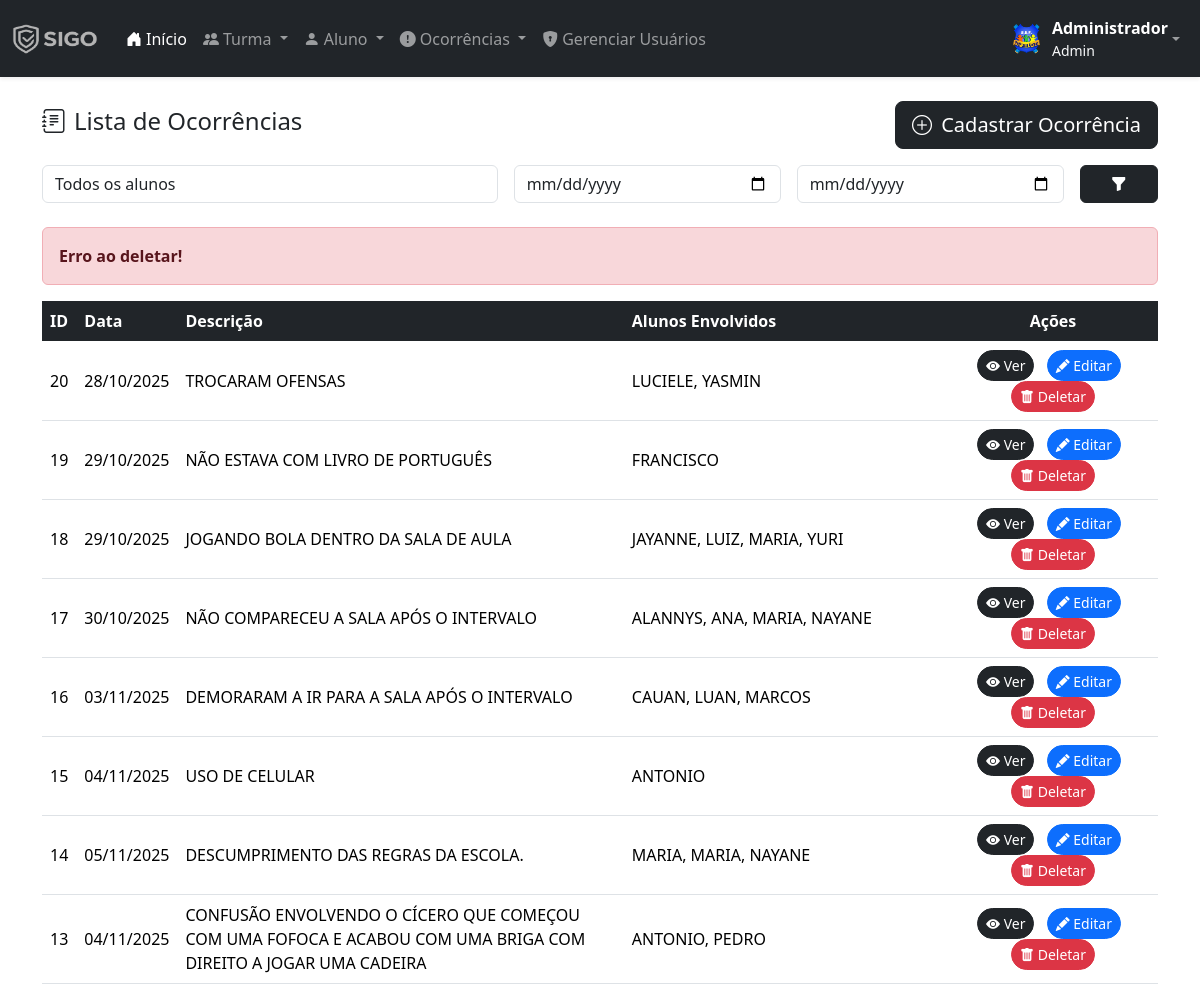
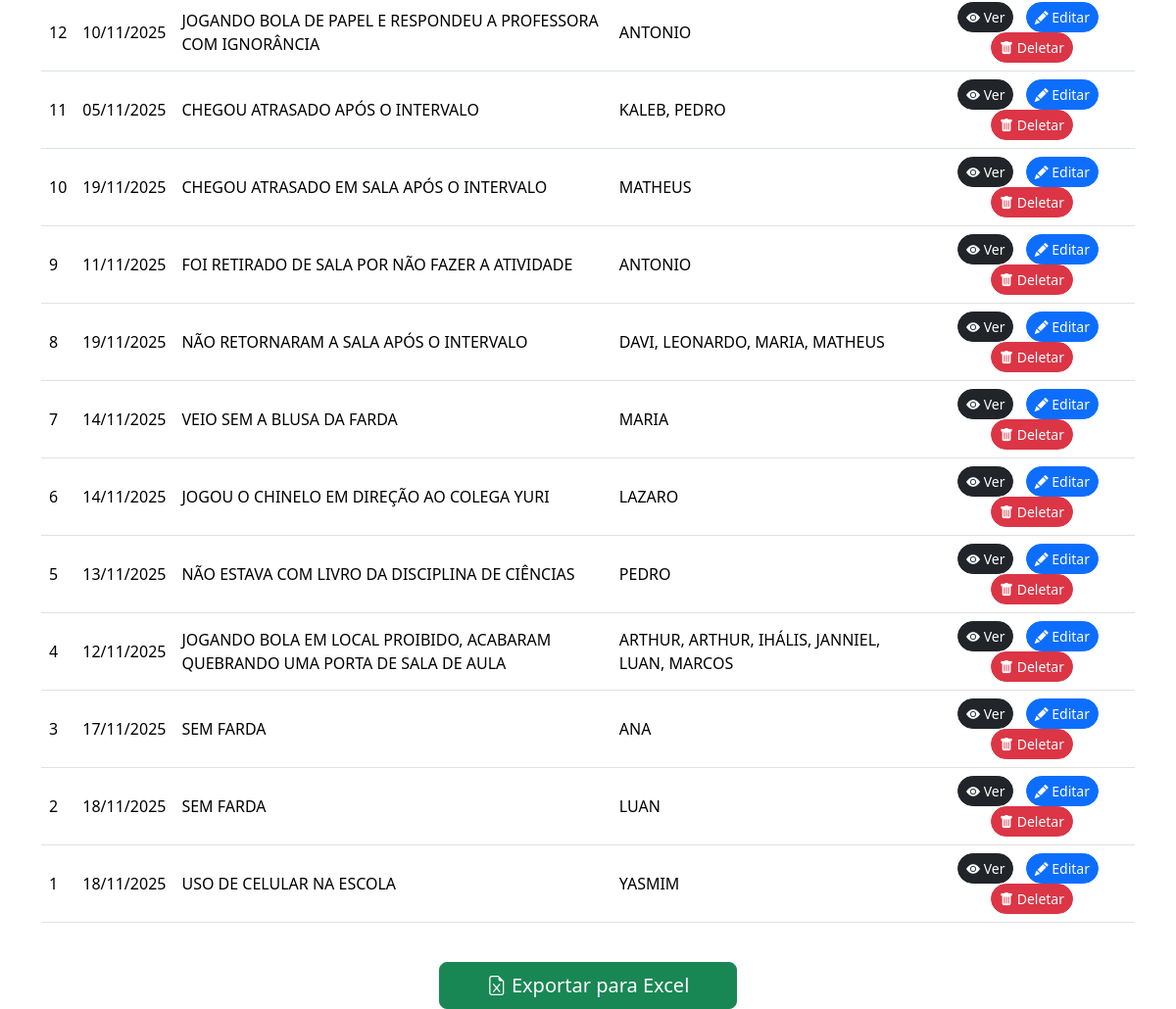
Screenshot of /listar-ocorrencias.php?msg=erro (signed in) with the database file from the repository (2 pictures, top to bottom).
### tables this page shows
CREATE TABLE `ocorrencia` (
  `id` int(11) NOT NULL,
  `data` date NOT NULL,
  `descricao` text NOT NULL,
  `nivel_id` int(11) DEFAULT NULL,
  `created_at` datetime NOT NULL DEFAULT current_timestamp()
);

### listar-ocorrencias.php (the view, shortened to what this page needs)
<?php
require('includes/conexao.php');
$dataInicio = isset($_GET['data_inicio']) ? $_GET['data_inicio'] : '';
$dataFim = isset($_GET['data_fim']) ? $_GET['data_fim'] : '';
$where = [];
$whereSql = $where ? "WHERE " . implode(" AND ", $where) : "";
$sql = "
    SELECT
        o.id AS ocorrencia_id,
        o.descricao,
        o.data,
        GROUP_CONCAT(SUBSTRING_INDEX(a.nome, ' ', 1) SEPARATOR ', ') AS alunos
    FROM ocorrencia o
    LEFT JOIN ocorrencia_aluno oa ON oa.ocorrencia_id = o.id
    LEFT JOIN alunos a ON a.id = oa.alunos_id
    $whereSql
    GROUP BY o.id, o.descricao, o.data
    ORDER BY o.id DESC
";
$res = mysqli_query($conn, $sql);
?>
<!DOCTYPE html>
<html lang="pt-br">
<?php include('layout/head.php'); ?>
<body>
<?php include('layout/menu.php'); ?>
<div class="container mt-4">
    <div class="d-flex justify-content-between align-items-center mb-3">
        <h4><i class="bi bi-journal-text me-2"></i>Lista de Ocorrências</h4>
        <a href="cadastrar-ocorrencia.php" class="btn btn-dark btn-lg">
            <i class="bi bi-plus-circle me-1"></i> Cadastrar Ocorrência
        </a>
    </div>
    <form class="row g-3 mb-4" method="GET">
        <div class="col-md-5">
            <select name="aluno" class="selectpicker form-control" data-live-search="true" title="Filtrar por aluno">
                <option value="">Todos os alunos</option>
            </select>
        </div>
        <div class="col-md-3">
            <input type="date" name="data_inicio" class="form-control" value="<?= $dataInicio ?>" placeholder="Data início">
        </div>
        <div class="col-md-3">
            <input type="date" name="data_fim" class="form-control" value="<?= $dataFim ?>" placeholder="Data fim">
        </div>
        <div class="col-md-1 d-grid">
            <button type="submit" class="btn btn-dark"><i class="bi bi-funnel-fill"></i></button>
        </div>
    </form>
    <?php if (isset($_GET['msg'])): ?>
        <div class="alert alert-<?= $_GET['msg'] == 'sucesso' ? 'success' : 'danger' ?>">
            <strong><?= $_GET['msg'] == 'sucesso' ? 'Deletado com sucesso!' : 'Erro ao deletar!' ?></strong>
        </div>
    <?php endif; ?>
    <div class="table-responsive">
        <table class="table table-hover align-middle">
            <thead class="table-dark">
                <tr>
                    <th>ID</th>
                    <th>Data</th>
                    <th style="width: 40%;">Descrição</th>
                    <th>Alunos Envolvidos</th>
                    <th class="text-center">Ações</th>
                </tr>
            </thead>
            <tbody>
                <?php
                if (mysqli_num_rows($res) > 0) {
                    while ($oc = mysqli_fetch_assoc($res)) {
                        $id = $oc['ocorrencia_id'];
                        $data = !empty($oc['data']) ? date('d/m/Y', strtotime($oc['data'])) : '-';
                        $descricao = htmlspecialchars($oc['descricao'] ?? '');
                        $alunos = htmlspecialchars($oc['alunos'] ?? 'Nenhum');
                        echo "
                            <tr>
                                <td>$id</td>
                                <td>$data</td>
                                <td>$descricao</td>
                                <td>$alunos</td>
                                <td class='text-center'>
                                    <a href='ver-ocorrencia.php?id=$id' class='btn btn-dark btn-sm rounded-pill me-2'>
                                        <i class='bi bi-eye-fill'></i> Ver
                                    </a>
                                    <a href='editar-ocorrencia.php?id=$id' class='btn btn-primary btn-sm rounded-pill me-2'>
                                        <i class='bi bi-pencil-fill'></i> Editar
                                    </a>
                                    <a href='acoes/deletar-ocorrencia.php?id=$id' onclick=\"return confirm('Deseja realmente excluir esta ocorrência?');\" class='btn btn-danger btn-sm rounded-pill'>
                                        <i class='bi bi-trash-fill'></i> Deletar
                                    </a>
                                </td>
                            </tr>
                        ";
                    }
                } else {
                    echo "<tr><td colspan='5' class='text-center'>Nenhuma ocorrência registrada.</td></tr>";
                }
                ?>
            </tbody>
        </table>
    </div>
    <div class="text-center mt-4">
        <button id="btnExport" class="btn btn-success btn-lg px-5">
            <i class="bi bi-file-earmark-excel"></i> Exportar para Excel
        </button>
    </div>
</div>
<link rel="stylesheet" href="https://cdnjs.cloudflare.com/ajax/libs/bootstrap-select/1.14.0-beta3/css/bootstrap-select.min.css">
</body>
</html>

### rows the page displays
ocorrencia: id "20", data "28/10/2025", descricao "TROCARAM OFENSAS", alunos "LUCIELE, YASMIN"
ocorrencia: id "19", data "29/10/2025", descricao "NÃO ESTAVA COM LIVRO DE PORTUGUÊS", alunos "FRANCISCO"
ocorrencia: id "18", data "29/10/2025", descricao "JOGANDO BOLA DENTRO DA SALA DE AULA", alunos "JAYANNE, LUIZ, MARIA, YURI"
ocorrencia: id "17", data "30/10/2025", descricao "NÃO COMPARECEU A SALA APÓS O INTERVALO", alunos "ALANNYS, ANA, MARIA, NAYANE"
ocorrencia: id "16", data "03/11/2025", descricao "DEMORARAM A IR PARA A SALA APÓS O INTERVALO", alunos "CAUAN, LUAN, MARCOS"
ocorrencia: id "15", data "04/11/2025", descricao "USO DE CELULAR", alunos "ANTONIO"
ocorrencia: id "14", data "05/11/2025", descricao "DESCUMPRIMENTO DAS REGRAS DA ESCOLA.", alunos "MARIA, MARIA, NAYANE"
ocorrencia: id "13", data "04/11/2025", descricao "CONFUSÃO ENVOLVENDO O CÍCERO QUE COMEÇOU COM UMA FOFOCA E ACABOU COM UMA BRIGA COM DIREITO A JOGAR UMA CADEIRA", alunos "ANTONIO, PEDRO"
ocorrencia: id "12", data "10/11/2025", descricao "JOGANDO BOLA DE PAPEL E RESPONDEU A PROFESSORA COM IGNORÂNCIA", alunos "ANTONIO"
ocorrencia: id "11", data "05/11/2025", descricao "CHEGOU ATRASADO APÓS O INTERVALO", alunos "KALEB, PEDRO"
ocorrencia: id "10", data "19/11/2025", descricao "CHEGOU ATRASADO EM SALA APÓS O INTERVALO", alunos "MATHEUS"
ocorrencia: id "9", data "11/11/2025", descricao "FOI RETIRADO DE SALA POR NÃO FAZER A ATIVIDADE", alunos "ANTONIO"
ocorrencia: id "8", data "19/11/2025", descricao "NÃO RETORNARAM A SALA APÓS O INTERVALO", alunos "DAVI, LEONARDO, MARIA, MATHEUS"
ocorrencia: id "7", data "14/11/2025", descricao "VEIO SEM A BLUSA DA FARDA", alunos "MARIA"
ocorrencia: id "6", data "14/11/2025", descricao "JOGOU O CHINELO EM DIREÇÃO AO COLEGA YURI", alunos "LAZARO"
ocorrencia: id "5", data "13/11/2025", descricao "NÃO ESTAVA COM LIVRO DA DISCIPLINA DE CIÊNCIAS", alunos "PEDRO"
ocorrencia: id "4", data "12/11/2025", descricao "JOGANDO BOLA EM LOCAL PROIBIDO, ACABARAM QUEBRANDO UMA PORTA DE SALA DE AULA", alunos "ARTHUR, ARTHUR, IHÁLIS, JANNIEL, LUAN, MARCOS"
ocorrencia: id "3", data "17/11/2025", descricao "SEM FARDA", alunos "ANA"
ocorrencia: id "2", data "18/11/2025", descricao "SEM FARDA", alunos "LUAN"
ocorrencia: id "1", data "18/11/2025", descricao "USO DE CELULAR NA ESCOLA", alunos "YASMIM"

### other values shown
$usuarioNome "Administrador"
$usuarioNivel "Admin"
